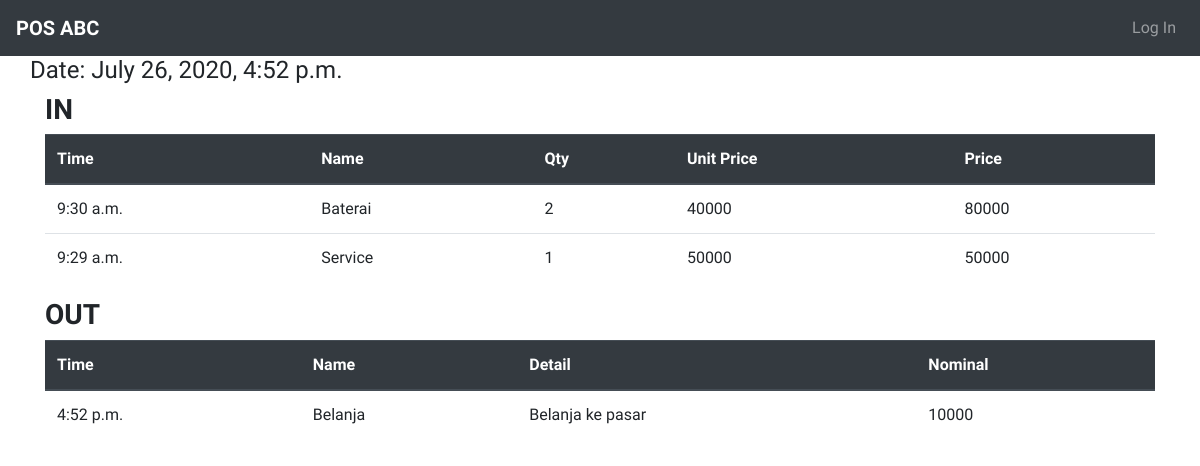
/cashier/history/105133de-7bca-47d2-bcc7-51d4843fd26c, run on the app's committed database.
### Cashier/models.py (models this page shows, shortened)
class CashierPos(models.Model):
    id = models.UUIDField(primary_key=True, default=uuid.uuid4, editable=False)
    checkIn = models.ManyToManyField(InPos, blank=True)
    checkOut = models.ManyToManyField(OutPos, blank=True)
    created_date = models.DateTimeField(default=timezone.now)
    closed_date = models.DateTimeField(null=True, blank=True)
    class Meta:
        ordering = ['created_date']

class InPos(models.Model):
    name = models.CharField(max_length=256)
    user = models.ForeignKey(User, related_name="userInPos", on_delete=models.CASCADE)
    quantity = models.PositiveIntegerField()
    unitPrice = models.DecimalField(max_digits=15, decimal_places=0)
    price = models.DecimalField(max_digits=15, decimal_places=0)
    created_date = models.TimeField(default=timezone.now)
    class Meta:
        ordering = ['-created_date']

class OutPos(models.Model):
    name = models.CharField(max_length=256)
    user = models.ForeignKey(User, related_name="userOutPos", on_delete=models.CASCADE)
    detail = models.TextField()
    nominal = models.DecimalField(max_digits=15, decimal_places=0)
    created_date = models.TimeField(default=timezone.now)
    class Meta:
        ordering = ['-created_date']

### Cashier/views.py (the view)
# urls.py: path('history/<pk>', views.DetailHistory.as_view(), name='detailHistory'),
class DetailHistory(generic.DetailView):
    template_name = 'cashier/cashier_history.html'
    model = models.CashierPos

### Cashier/templates/cashier/cashier_history.html
{% extends 'Cashier/cashier_base.html' %}
{% block contentCashier %}
    <div class="container-fluid">
        <h4>Date: {{ cashierpos.created_date }}</h4>
        <div class="container">
            <h3><strong>IN</strong></h3>
            <table class="table table-hover">
                <thead class="thead-dark">
                    <tr>
                        <th scope="col">Time</th>
                        <th scope="col">Name</th>
                        <th scope="col">Qty</th>
                        <th scope="col">Unit Price</th>
                        <th scope="col">Price</th>
                    </tr>
                </thead>
                <tbody>
                    {% for dataIn in cashierpos.checkIn.all %}
                    <tr>
                        <td>{{ dataIn.created_date }}</td>
                        <td>{{ dataIn.name }}</td>
                        <td>{{ dataIn.quantity }}</td>
                        <td>{{ dataIn.unitPrice }}</td>
                        <td>{{ dataIn.price }}</td>
                    </tr>
                    {% endfor %}
                </tbody>
            </table>
            <h3><strong>OUT</strong></h3>
            <table class="table table-hover">
                <thead class="thead-dark">
                    <tr>
                        <th scope="col">Time</th>
                        <th scope="col">Name</th>
                        <th scope="col">Detail</th>
                        <th scope="col">Nominal</th>
                    </tr>
                </thead>
                <tbody>
                    {% for dataOut in cashierpos.checkOut.all %}
                    <tr>
                        <td>{{ dataOut.created_date }}</td>
                        <td>{{ dataOut.name }}</td>
                        <td>{{ dataOut.detail }}</td>
                        <td>{{ dataOut.nominal }}</td>
                    </tr>
                    {% endfor %}
                </tbody>
            </table>
        </div>
    </div>
{% endblock %}

### static/PosNote/css/style.css (style rules this page uses)
body { font-family: 'Heebo', sans-serif; }

### data on the page
CashierPos: created_date "July 26, 2020, 4:52 p.m."
InPos: created_date "9:30 a.m.", name "Baterai", quantity "2", unitPrice "40000", price "80000"
InPos: created_date "9:29 a.m.", name "Service", quantity "1", unitPrice "50000", price "50000"
OutPos: created_date "4:52 p.m.", name "Belanja", detail "Belanja ke pasar", nominal "10000"
